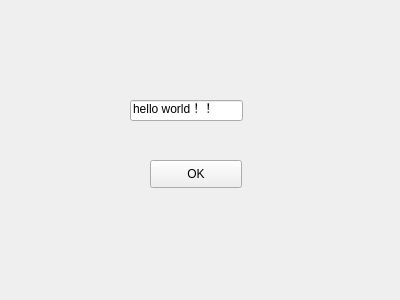
<?xml version="1.0" encoding="UTF-8"?>
<ui version="4.0">
 <class>Form</class>
 <widget class="QWidget" name="Form">
  <property name="geometry">
   <rect>
    <x>0</x>
    <y>0</y>
    <width>400</width>
    <height>300</height>
   </rect>
  </property>
  <property name="windowTitle">
   <string>标题</string>
  </property>
  <widget class="QPushButton" name="pushButton">
   <property name="geometry">
    <rect>
     <x>150</x>
     <y>160</y>
     <width>92</width>
     <height>28</height>
    </rect>
   </property>
   <property name="text">
    <string>OK</string>
   </property>
  </widget>
  <widget class="QLineEdit" name="lineEdit">
   <property name="geometry">
    <rect>
     <x>130</x>
     <y>100</y>
     <width>113</width>
     <height>21</height>
    </rect>
   </property>
   <property name="text">
    <string>hello world！！</string>
   </property>
  </widget>
 </widget>
 <resources/>
 <connections/>
</ui>
